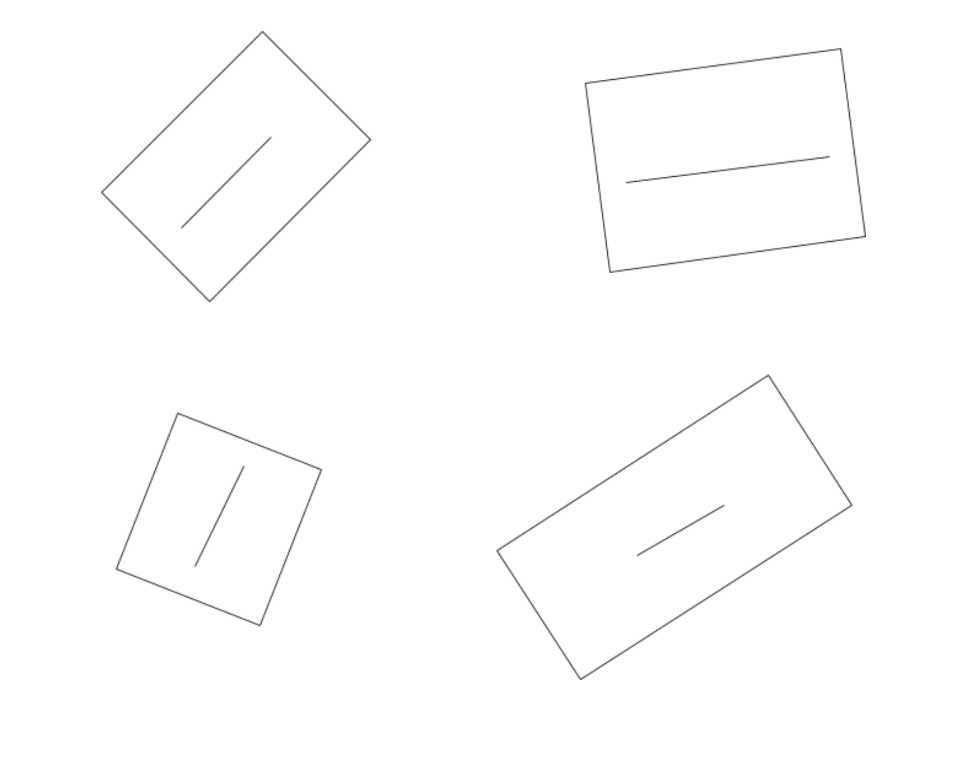
#> input picture image.png, 977 x 758 px
$ python rectangle_alignment.py
#> lines starting #> are read from the running program, lines starting #| are printed output that depends on the picture; after the words box and inside, x2 and y2 are one past the last pixel; in counts of white or black regions, pixels touching at a corner belong together
import cv2
import numpy as np
import matplotlib.pyplot as plt
import os

def calc_angle(a, b, c):
    vec1 = a - b
    vec2 = c - b
    cos_angle = np.dot(vec1, vec2) / (np.linalg.norm(vec1) * np.linalg.norm(vec2))
    angle = np.arccos(np.clip(cos_angle, -1.0, 1.0))
    return np.degrees(angle)


def check_rectangle(quad_pts, tol=10):
    pts = quad_pts.reshape(4, 2)
    for i in range(4):
        angle = calc_angle(pts[i], pts[(i + 1) % 4], pts[(i + 2) % 4])
        if not (90 - tol <= angle <= 90 + tol):
            return False
    return True

img_path = 'image.png'
img = cv2.imread(img_path)
#> img is the input picture: shape (758, 977, 3); min 49, max 255, mean 253.7
gray_img = cv2.cvtColor(img, cv2.COLOR_BGR2GRAY)


_, bw = cv2.threshold(gray_img, 200, 255, cv2.THRESH_BINARY_INV)
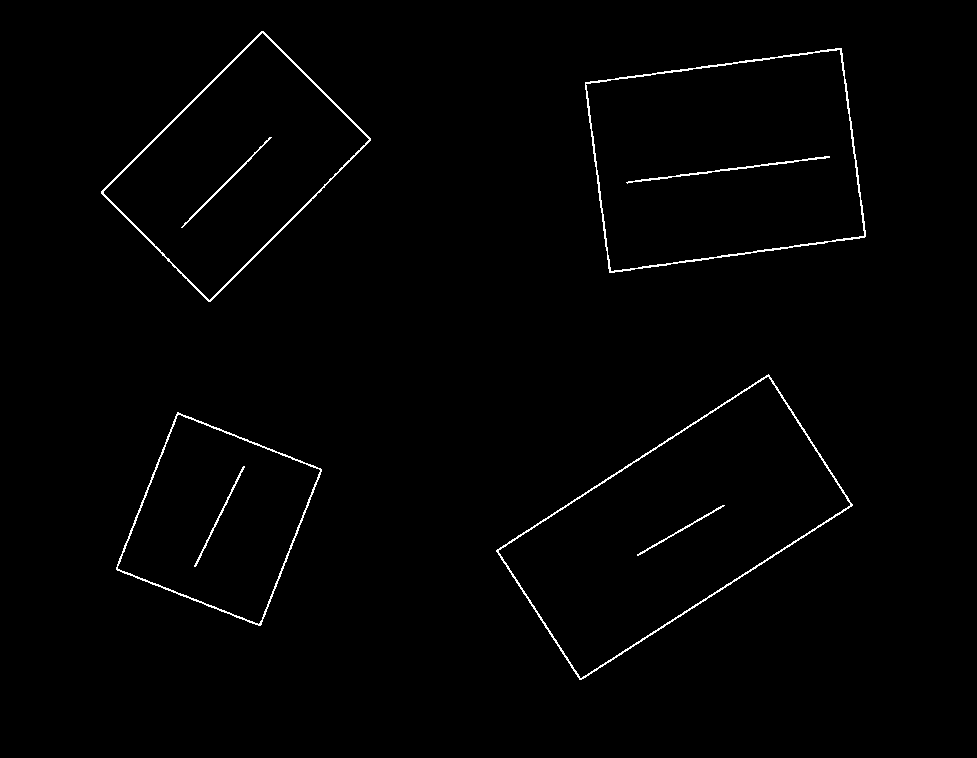
#> bw: shape (758, 977); 1% white in thin lines or dots, all inside (x1, y1, x2, y2) = (101, 31, 866, 680)

contours, _ = cv2.findContours(bw, cv2.RETR_EXTERNAL, cv2.CHAIN_APPROX_SIMPLE)
#> contours = 4 contours; box (x1, y1, x2, y2) and area: (496, 374, 853, 680) 50290, (585, 48, 866, 273) 49434, (101, 31, 371, 302) 35454, (116, 412, 322, 626) 26198
save_folder = 'task2-output'
os.makedirs(save_folder, exist_ok=True)

detected_rects = []

for cnt in contours:
    peri = cv2.arcLength(cnt, True)
    approx_poly = cv2.approxPolyDP(cnt, 0.02 * peri, True)

    if len(approx_poly) == 4 and check_rectangle(approx_poly):
        rect = cv2.minAreaRect(approx_poly)
        box_pts = cv2.boxPoints(rect)
        box_pts = np.int0(box_pts)

        w, h = int(rect[1][0]), int(rect[1][1])
        cx, cy = int(rect[0][0]), int(rect[0][1])
        ang = rect[2]

        if w < h:
            ang += 90
            w, h = h, w

        # Rotate and crop
        rot_mat = cv2.getRotationMatrix2D((cx, cy), ang, 1.0)
        rotated_img = cv2.warpAffine(img, rot_mat, (img.shape[1], img.shape[0]))
        cropped = rotated_img[cy - h//2 : cy + h//2, cx - w//2 : cx + w//2]
        detected_rects.append(cropped)
#> this loop made 4 passes
#> (peri, pts in check_rectangle, rect, box_pts) on passes 1 to 3: (698.3, [[177, 412], [116, 569], [260, 625], [321, 469]], ((218.6, 518.6), (168.4, 154.9), -68.75), [[260, 625], [115, 568], [177, 412], [321, 468]]), (1019.1, [[768, 374], [496, 550], [579, 679], [852, 505]], ((673.6, 526.9), (324, 155.6), -32.67), [[579, 679], [495, 548], [768, 374], [852, 505]]), (938.9, [[841, 48], [585, 82], [609, 272], [864, 237]], ((725, 160), (259.5, 191.5), -7.57), [[609, 272], [583, 82], [841, 48], [866, 237]])
#> pass 1, `rotated_img = cv2.warpAffine(img, rot_mat, (img.shape[1], img.shape[0]))`:
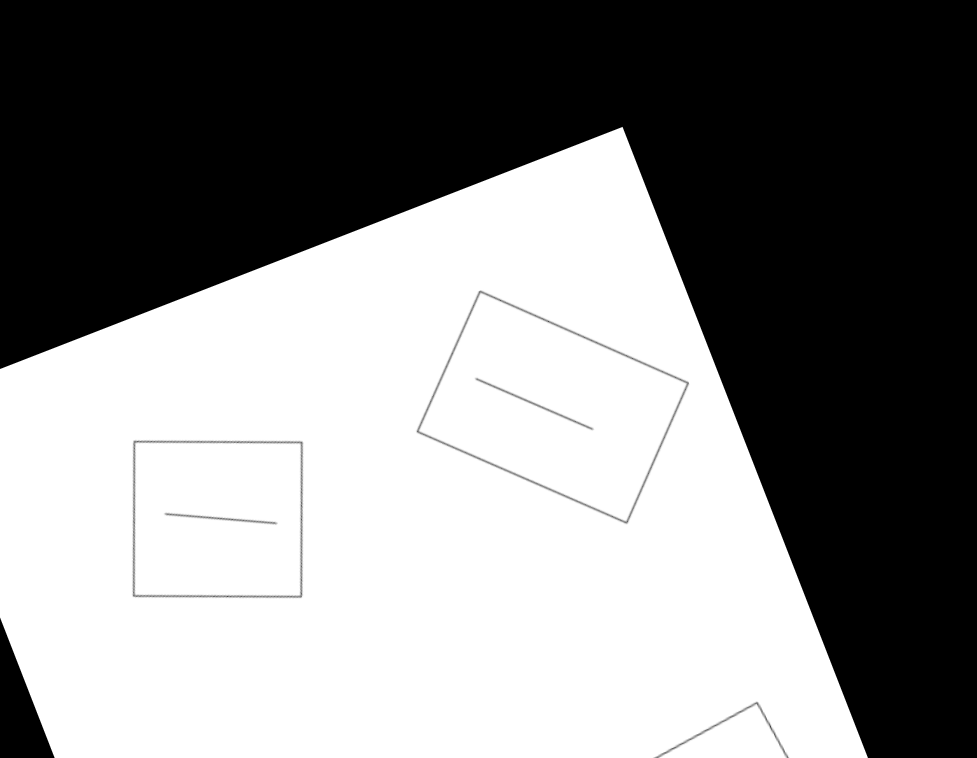
#> rotated_img: shape (758, 977, 3); min 0, max 255, mean 134
#> pass 1, `cropped = rotated_img[cy - h//2 : cy + h//2, cx - w//2 : cx + w//2]`:
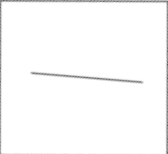
#> cropped: shape (154, 168, 3); min 88, max 255, mean 250.5
#> pass 2, `rotated_img = cv2.warpAffine(img, rot_mat, (img.shape[1], img.shape[0]))`:
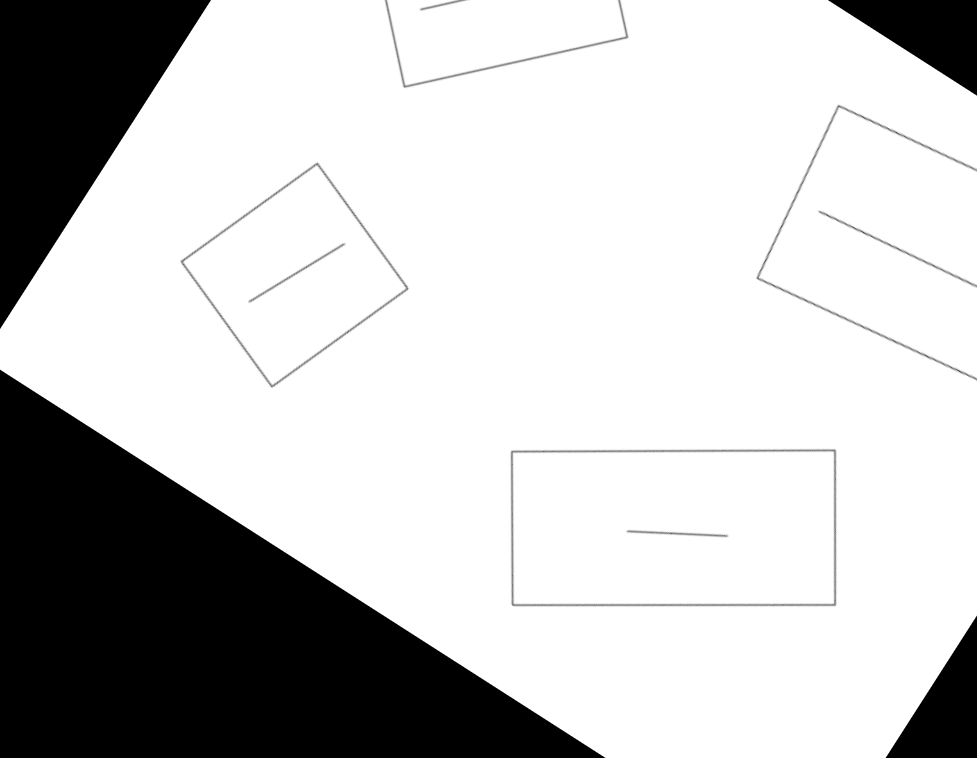
#> rotated_img: shape (758, 977, 3); min 0, max 255, mean 196.8
#> pass 2, `cropped = rotated_img[cy - h//2 : cy + h//2, cx - w//2 : cx + w//2]`:
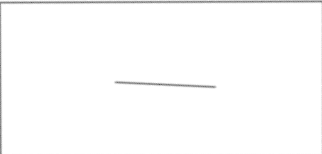
#> cropped: shape (154, 322, 3); min 88, max 255, mean 252.3
#> after the loop, detected_rects = 4 items

for idx, rect_img in enumerate(detected_rects, start=1):
    out_file = os.path.join(save_folder, f'rect_{idx}.png')
    cv2.imwrite(out_file, rect_img)
    plt.figure()
    plt.imshow(cv2.cvtColor(rect_img, cv2.COLOR_BGR2RGB))
    plt.title(f'Rectangle {idx}')
    plt.axis('off')
#> this loop made 4 passes

plt.show()
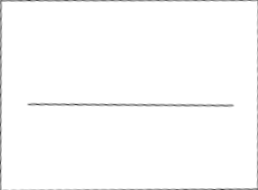
#> shown: shape (190, 258, 3); min 62, max 255, mean 251.5
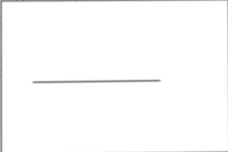
#> shown: shape (152, 228, 3); min 97, max 255, mean 251.8
